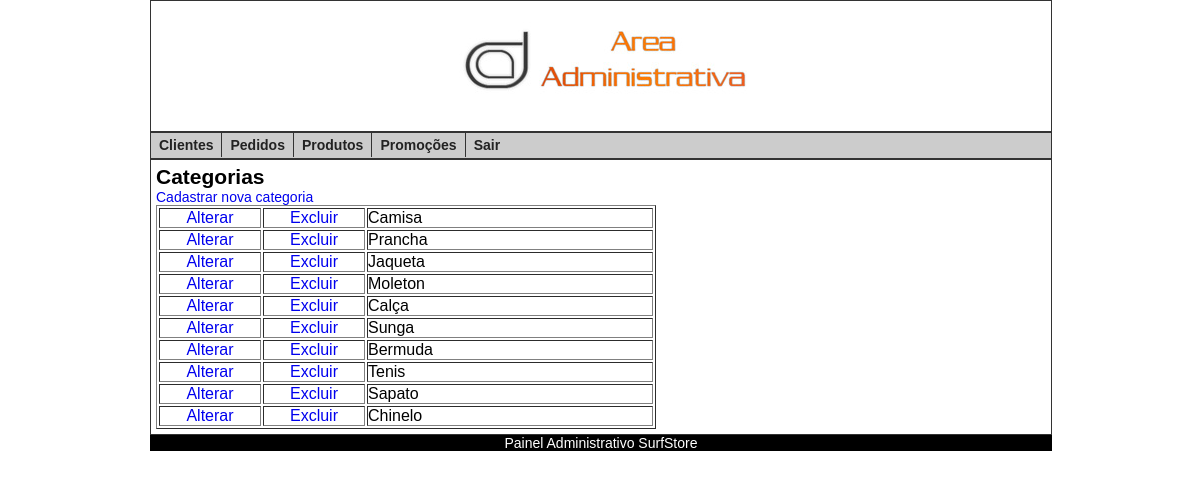
The page /admin/principal.php?comp=listarCategoria (signed in) on the database its author committed.
### tables this page shows
CREATE TABLE IF NOT EXISTS `categorias` (
  `id_categoria` int(11) NOT NULL AUTO_INCREMENT,
  `nome` varchar(45) NOT NULL,
  PRIMARY KEY (`id_categoria`)
);

### admin/estrutura/listarCategoria.php (the view, shortened to what this page needs)
<h2>Categorias</h2>
<blockquote><a href="?comp=cadastroCategoria">Cadastrar nova categoria</a></blockquote>
<table width="500" border="1" align="center" cellpadding="2" cellspacing="2">
<?php
$sql_query = mysql_query("SELECT * FROM categorias") or die(mysql_error());;
while($array = mysql_fetch_array($sql_query)) {
	$id = $array["id_categoria"];
	$nome = $array["nome"];
?>
  <tr>
    <td width="100" align="center" valign="middle"><a href="?comp=alterarCategoria&id=<?php echo $id ?>"> Alterar</a></td>
    <td width="100" align="center" valign="middle"><a href="?comp=excluirCategoria&id=<?php echo $id ?>">Excluir</a></td>
    <td><?php echo $nome; ?></td>
  </tr>
 <?php } ;?>
</table>

### admin/principal.php (shortened to what this page needs)
<html>
	<head>
   		<link href="css/config.css" rel="stylesheet" type="text/css" media="screen, projection"/>
    </head>
	<body>
	<div id="geral">
			<div id="banner">
				<h1 align="center"><a href="principal.php?comp="><img src="images/banner01.jpg" width="300" height="120"></a></h1>
			</div>
	<div id="menu">
		<ul class="dropdown">
        	<li><a href="principal.php?comp=listarCliente">Clientes</a></li>
            <li><a href="principal.php?comp=listarPedido">Pedidos</a></li>
            <li><a>Produtos</a>
        	</li>
            <li><a href="principal.php?comp=listarPromo">Promoções</a></li>
            <li><a href="php/logoff.php">Sair</a></li>
        </ul>
	</div>
		<div id="conteudo">
       			<div id="formulario">
					<?php
							$area = $_GET['comp'];
							if($area == ""){
							include("estrutura/principal.php");
							} else {
							include("estrutura/$area.php");
							}
					?>
				</div>
			</div>
		<div id="rodape">
			Painel Administrativo SurfStore
		</div>
	</div>
	</body>
</html>

### admin/css/config.css (style rules this page uses)
* { margin: 0; padding: 0; }
body { padding:0px; margin:0px; font: 14px Helvetica, Sans-Serif; }
#geral { width:900px; height:80px; margin:auto; }
#menu { width:900px; height:25px; position:relative; border:thin #333 solid; background: #ccc; }
#banner { width:890px; padding:5px; border:thin #333 solid; }
#formulario { height:auto; width:890px; padding:5px; display:table; border:thin #333 solid; }
#rodape { color:white; background-color:#000; text-align:center; width:902px; }
h2 { margin:0px; padding:0px; }
a { text-decoration: none; }
ul { list-style: none; }
ul.dropdown { position: relative; }
ul.dropdown li { font-weight: bold; float: left; zoom: 1; background: #ccc; }
ul.dropdown li a { display: block; padding: 4px 8px; border-right: 1px solid #333; color: #222; }
ul.dropdown li:last-child a { border-right: none; }

### rows shown on the page
categorias: nome "Camisa"
categorias: nome "Prancha"
categorias: nome "Jaqueta"
categorias: nome "Moleton"
categorias: nome "Calça"
categorias: nome "Sunga"
categorias: nome "Bermuda"
categorias: nome "Tenis"
categorias: nome "Sapato"
categorias: nome "Chinelo"
